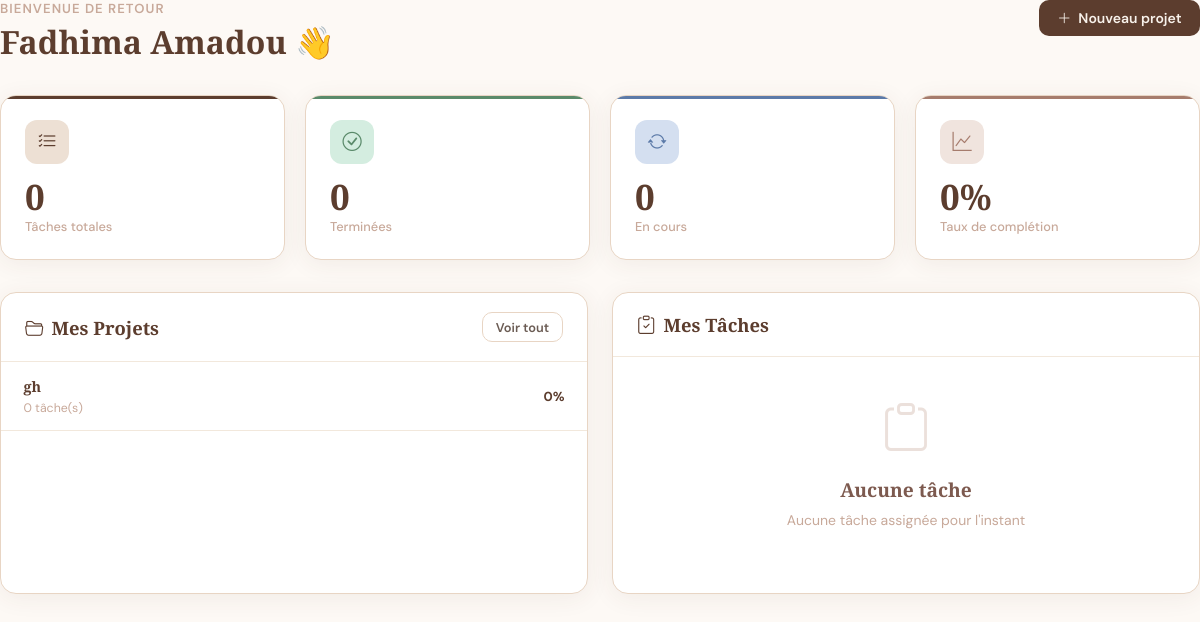
The app's page / (signed in) with its own data.
### users/models.py (models this page shows, shortened)
class CustomUser(AbstractUser):
    ROLE_CHOICES = [
        ('etudiant', 'Étudiant'),
        ('professeur', 'Professeur'),
    ]
    role = models.CharField(
        max_length=20,
        choices=ROLE_CHOICES,
        default='etudiant'
    )
    avatar = models.ImageField(
        upload_to='avatars/',
        null=True,
        blank=True
    )
    bio = models.TextField(blank=True, null=True)

### projects/models.py (models this page shows, shortened)
class Project(models.Model):
    name = models.CharField(max_length=200, verbose_name="Nom du projet")
    description = models.TextField(blank=True, verbose_name="Description")
    created_by = models.ForeignKey(
        settings.AUTH_USER_MODEL,
        on_delete=models.CASCADE,
        related_name='created_projects',
        verbose_name="Créé par"
    )
    members = models.ManyToManyField(
        settings.AUTH_USER_MODEL,
        related_name='member_projects',
        blank=True,
        verbose_name="Membres"
    )
    created_at = models.DateTimeField(auto_now_add=True)
    updated_at = models.DateTimeField(auto_now=True)
    class Meta:
        ordering = ['-created_at']
        verbose_name = "Projet"
        verbose_name_plural = "Projets"
    def get_completion_rate(self):
        total = self.tasks.count()
        if total == 0:
            return 0
        done = self.tasks.filter(status='termine').count()
        return round((done / total) * 100, 1)

### users/views.py (the view)
# urls.py: path('', views.dashboard_view, name='dashboard'),
@login_required
def dashboard_view(request):
    user = request.user
    created_projects = user.created_projects.all()[:5]
    member_projects = user.member_projects.exclude(created_by=user)[:5]
    my_tasks = user.assigned_tasks.select_related('project').order_by('due_date')[:10]
    total_tasks = user.assigned_tasks.count()
    done_tasks = user.assigned_tasks.filter(status='termine').count()
    in_progress = user.assigned_tasks.filter(status='en_cours').count()
    overdue_tasks = [t for t in user.assigned_tasks.filter(status__in=['a_faire', 'en_cours']) if t.is_overdue()]
    context = {
        'created_projects': created_projects,
        'member_projects': member_projects,
        'my_tasks': my_tasks,
        'total_tasks': total_tasks,
        'done_tasks': done_tasks,
        'in_progress': in_progress,
        'overdue_count': len(overdue_tasks),
        'completion_rate': round((done_tasks / total_tasks * 100), 1) if total_tasks > 0 else 0,
    }
    return render(request, 'dashboard.html', context)

### templates/dashboard.html (shortened to what this page needs)
{% extends 'base.html' %}
{% block content %}
<div class="page-header">
    <div>
        <p class="page-subtitle">Bienvenue de retour</p>
        <h1 class="page-title">{{ user.first_name|default:user.username }} 👋</h1>
    </div>
    <a href="{% url 'project_create' %}" class="btn btn-primary">
        <i class="bi bi-plus-lg"></i> Nouveau projet
    </a>
</div>
<div class="stat-grid">
    <div class="stat-card c1">
        <div class="stat-icon c1"><i class="bi bi-list-check"></i></div>
        <div class="stat-value">{{ total_tasks }}</div>
        <div class="stat-label">Tâches totales</div>
    </div>
    <div class="stat-card c2">
        <div class="stat-icon c2"><i class="bi bi-check-circle"></i></div>
        <div class="stat-value">{{ done_tasks }}</div>
        <div class="stat-label">Terminées</div>
    </div>
    <div class="stat-card c3">
        <div class="stat-icon c3"><i class="bi bi-arrow-repeat"></i></div>
        <div class="stat-value">{{ in_progress }}</div>
        <div class="stat-label">En cours</div>
    </div>
    <div class="stat-card c4">
        <div class="stat-icon c4"><i class="bi bi-graph-up"></i></div>
        <div class="stat-value">{{ completion_rate }}%</div>
        <div class="stat-label">Taux de complétion</div>
    </div>
</div>
<div style="display:grid; grid-template-columns:1fr 1fr; gap:1.5rem;">
    <div class="card">
        <div class="card-header">
            <span class="card-title"><i class="bi bi-folder2-open"></i> Mes Projets</span>
            <a href="{% url 'project_list' %}" class="btn btn-outline btn-sm">Voir tout</a>
        </div>
        <div class="card-body" style="padding:0;">
            {% if created_projects %}
                {% for project in created_projects %}
                <div style="padding:.9rem 1.4rem; border-bottom:1px solid var(--beige); display:flex; justify-content:space-between; align-items:center;">
                    <div>
                        <a href="{% url 'project_detail' project.pk %}" class="project-name" style="font-size:.9rem;">{{ project.name }}</a>
                        <div style="font-size:.77rem; color:var(--brown-pale); margin-top:.1rem;">{{ project.tasks.count }} tâche(s)</div>
                    </div>
                    <span style="font-size:.82rem; font-weight:700; color:var(--brown-dark);">{{ project.get_completion_rate }}%</span>
                </div>
                {% endfor %}
            {% endif %}
        </div>
    </div>
    <div class="card">
        <div class="card-header">
            <span class="card-title"><i class="bi bi-clipboard-check"></i> Mes Tâches</span>
        </div>
        <div class="card-body" style="padding:0;">
            {% if my_tasks %}
                {% for task in my_tasks %}
                <div style="padding:.9rem 1.4rem; border-bottom:1px solid var(--beige);">
                    <div style="display:flex; justify-content:space-between; align-items:flex-start; gap:.5rem;">
                        <span class="task-title" style="font-size:.88rem;">{{ task.title }}</span>
                        <span class="badge badge-{{ task.status }}">{{ task.get_status_display }}</span>
                    </div>
                    <div class="task-meta">
                        <span><i class="bi bi-folder2"></i> {{ task.project.name }}</span>
                        {% if task.due_date %}<span><i class="bi bi-calendar3"></i> {{ task.due_date|date:"d/m/Y" }}</span>{% endif %}
                    </div>
                </div>
                {% endfor %}
            {% else %}
            <div class="empty-state" style="padding:2.5rem;">
                <i class="bi bi-clipboard"></i>
                <h4>Aucune tâche</h4>
                <p>Aucune tâche assignée pour l'instant</p>
            </div>
            {% endif %}
        </div>
    </div>
</div>
{% endblock %}

### templates/base.html (style rules this page uses)
:root { --brown-dark:#5c3d2e; --brown:#7d5a4f; --brown-light:#a67c6d; --brown-pale:#c8a99a; --beige-dark:#e8d5c4; --beige:#f2e8dc; --beige-light:#f8f2eb; --cream:#fdf9f5; --white:#ffffff; --gray-400:#a8998f; --gray-600:#6b5c54; --gray-800:#3d2c26; --green:#5a8a6a; --red:#b85c5c; --blue:#5c7aa8; --sidebar-w:265px; --navbar-h:64px; --radius:16px; --radius-sm:10px; --shadow:0 4px 24px rgba(92,61,46,.07); --shadow-lg:0 8px 40px rgba(92,61,46,.13); --transition:all .22s cubic-bezier(.4,0,.2,1); }
*,*::before,*::after { box-sizing:border-box;margin:0;padding:0; }
body { font-family:'DM Sans',sans-serif;background:var(--cream);color:var(--gray-800);min-height:100vh; }
.page-header { display:flex;align-items:flex-start;justify-content:space-between;margin-bottom:2rem;gap:1rem;flex-wrap:wrap; }
.page-subtitle { font-size:.82rem;color:var(--brown-pale);margin-bottom:.2rem;text-transform:uppercase;letter-spacing:.08em;font-weight:600; }
.page-title { font-family:'Cormorant Garamond',serif;font-size:2rem;color:var(--brown-dark);font-weight:700; }
.card { background:var(--white);border-radius:var(--radius);box-shadow:var(--shadow);border:1px solid var(--beige-dark);overflow:hidden; }
.card-header { padding:1.2rem 1.5rem;border-bottom:1px solid var(--beige);display:flex;align-items:center;justify-content:space-between; }
.card-title { font-family:'Cormorant Garamond',serif;font-size:1.15rem;color:var(--brown-dark);display:flex;align-items:center;gap:.5rem;font-weight:600; }
.card-body { padding:1.5rem; }
.stat-grid { display:grid;grid-template-columns:repeat(auto-fit,minmax(180px,1fr));gap:1.25rem;margin-bottom:2rem; }
.stat-card { background:var(--white);border-radius:var(--radius);padding:1.5rem;border:1px solid var(--beige-dark);box-shadow:var(--shadow);position:relative;overflow:hidden;transition:var(--transition); }
.stat-card::after { content:'';position:absolute;top:0;left:0;right:0;height:3px; }
.stat-card.c1::after { background:var(--brown-dark); }
.stat-card.c2::after { background:var(--green); }
.stat-card.c3::after { background:var(--blue); }
.stat-card.c4::after { background:var(--brown-light); }
.stat-icon { width:44px;height:44px;border-radius:12px;display:flex;align-items:center;justify-content:center;font-size:1.2rem;margin-bottom:.9rem; }
.stat-icon.c1 { background:#ede0d4;color:var(--brown-dark); }
.stat-icon.c2 { background:#d4ede0;color:var(--green); }
.stat-icon.c3 { background:#d4dff0;color:var(--blue); }
.stat-icon.c4 { background:#f0e4de;color:var(--brown-light); }
.stat-value { font-family:'Cormorant Garamond',serif;font-size:2.2rem;font-weight:700;color:var(--brown-dark);line-height:1;margin-bottom:.25rem; }
.stat-label { font-size:.8rem;color:var(--brown-pale);font-weight:500; }
.btn { display:inline-flex;align-items:center;gap:.45rem;padding:.55rem 1.15rem;border-radius:var(--radius-sm);font-size:.875rem;font-weight:600;border:none;cursor:pointer;text-decoration:none;transition:var(--transition);font-family:'DM Sans',sans-serif; }
.btn-primary { background:var(--brown-dark);color:var(--beige-light); }
.btn-outline { background:transparent;border:1.5px solid var(--beige-dark);color:var(--gray-600); }
.btn-sm { padding:.35rem .8rem;font-size:.8rem; }
.project-name { font-family:'Cormorant Garamond',serif;font-size:1.1rem;font-weight:600;color:var(--brown-dark);text-decoration:none;display:block;margin-bottom:.25rem; }
.empty-state { text-align:center;padding:4rem 2rem;color:var(--brown-pale); }
.empty-state i { font-size:3rem;display:block;margin-bottom:1rem;opacity:.35; }
.empty-state h4 { color:var(--brown);margin-bottom:.5rem;font-family:'Cormorant Garamond',serif;font-size:1.2rem; }
.empty-state p { font-size:.875rem;margin-bottom:1.5rem; }

### records on screen
CustomUser: first_name "Fadhima Amadou"
Project: name "gh", tasks.count "0", get_completion_rate "0"

### other values on screen
{{ total_tasks }} "0"
{{ done_tasks }} "0"
{{ in_progress }} "0"
{{ completion_rate }} "0"
